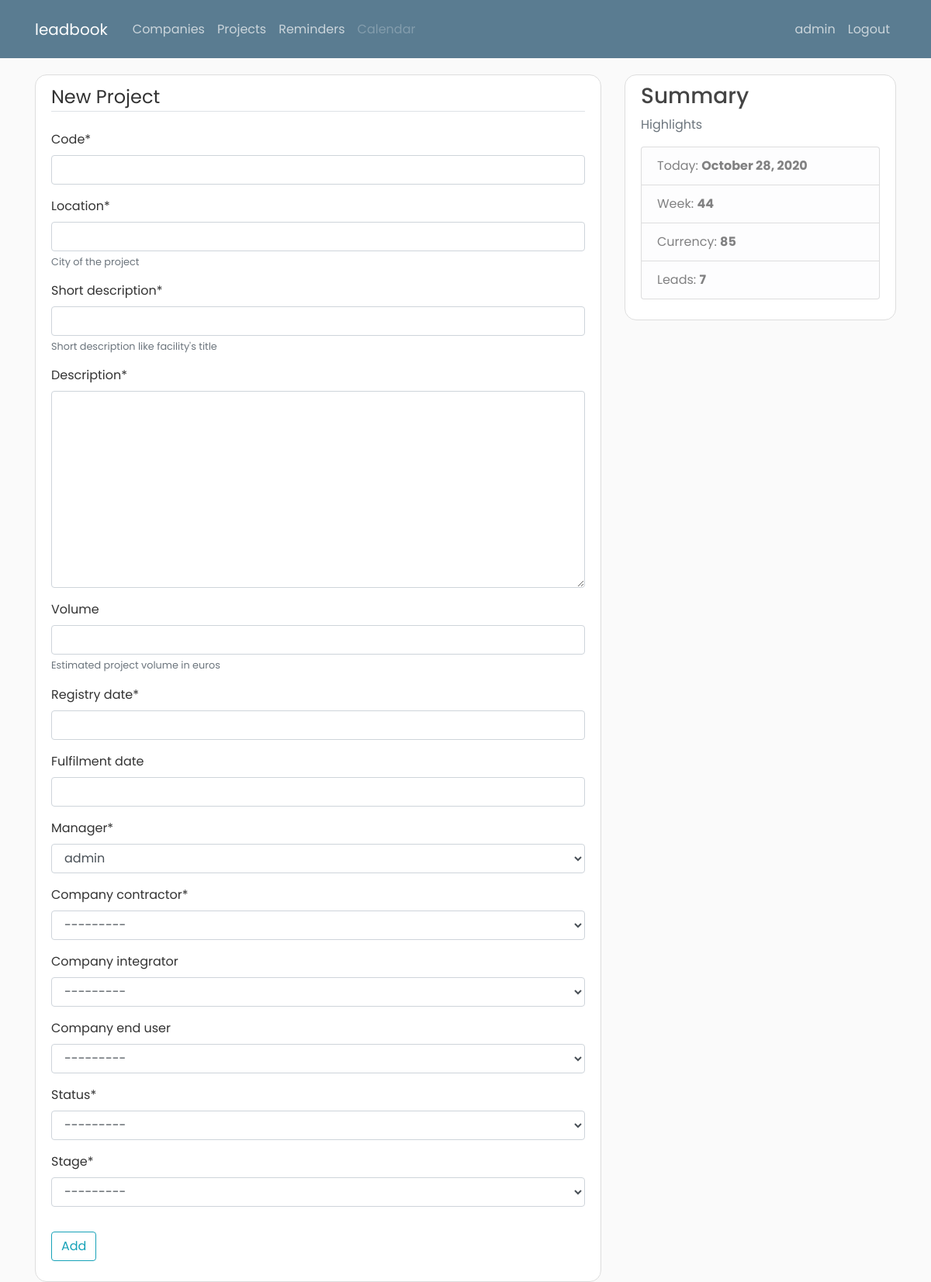
The app's page /business/projects/new/ (signed in), older data.
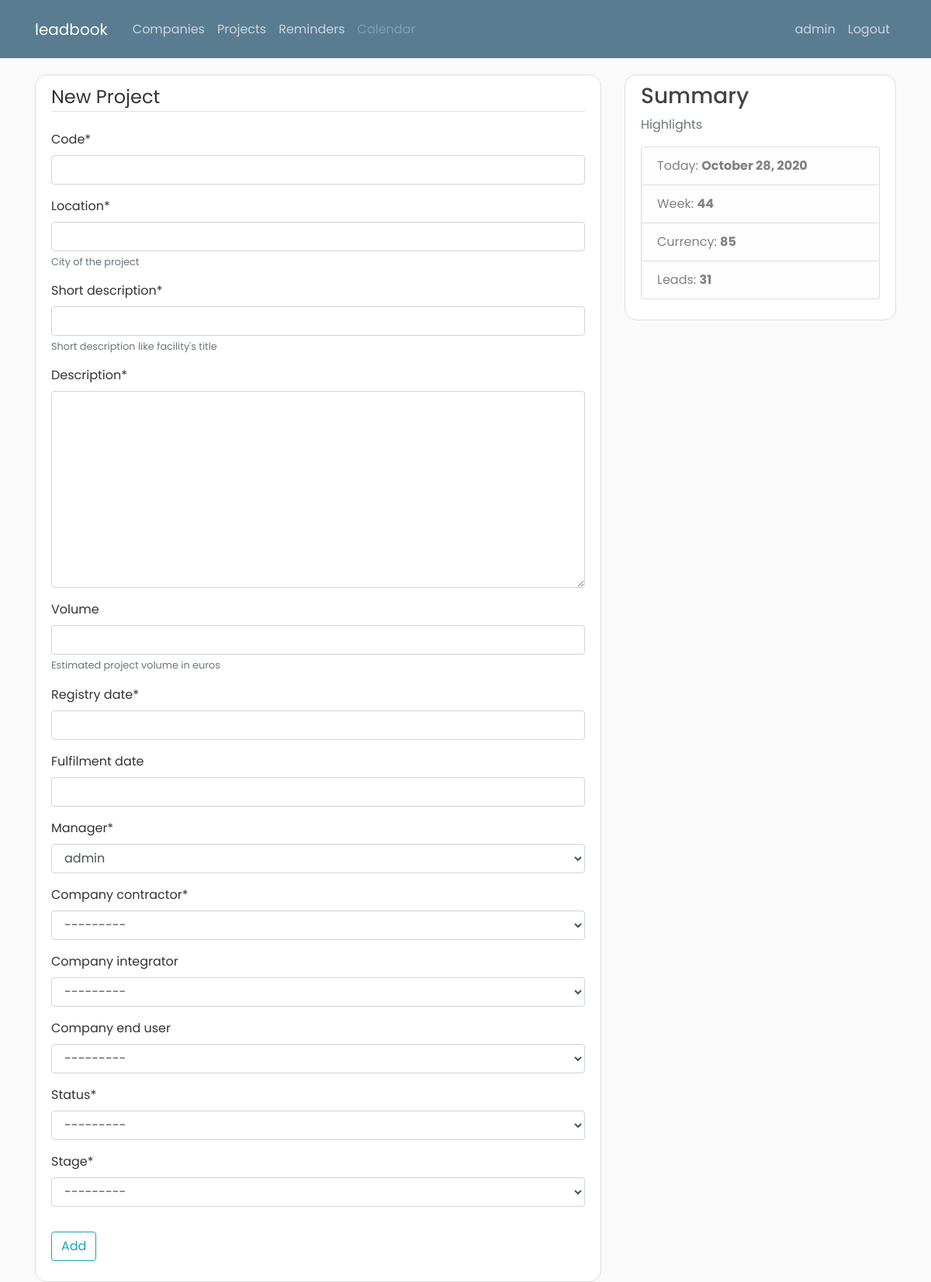
The same page, newer data.
### business/models.py (models this page shows)
class ProjectStatus(models.Model):
    status = models.CharField(max_length=100)
    def __str__(self):
        return self.status

### business/views.py (the view)
# urls.py: path('projects/new/', ProjectCreate.as_view(), name='project-create'),
class ProjectCreate(LoginRequiredMixin, SuccessMessageMixin, generic.CreateView):
    model = Project
    fields = "__all__"
    success_message = "New project has been successfully created"
    def get_initial(self):
        context = {"manager": self.request.user}
        for key, value in self.request.GET.items():
            context[key] = value
        return context

### business/models.py (called while the page is built)
    def __str__(self):
        return self.stage

### dashboard/context_processors.py (called while the page is built)
def summary(request):
    return {
        "global_week": date.today().isocalendar()[1],
        "global_currency": 85,  # get_currency(),
        "global_tasks": get_tasks(),
        "global_tasks_done": get_tasks_done(),
        "global_projects": get_projects(),
        "global_leads": get_leads(),
        "global_new_leads": get_new_leads()
    }

def get_leads():
    return Company.objects.count

def get_new_leads():
    time_threshold = timezone.now() - timedelta(days=15)
    new_leads = Company.objects.filter(date_added__gt=time_threshold).count
    return new_leads

def get_tasks():
    return Reminder.objects.count

def get_tasks_done():
    return Reminder.objects.filter(done=True).count

def get_projects():
    return Project.objects.count

### leads/models.py (called while the page is built)
    def __str__(self):
        return f"{self.title}"

### business/templates/business/project_form.html (shortened to what this page needs)
{% extends 'dashboard/base.html' %}
{% load crispy_forms_tags %}
{% block content %}
<div class="content-section">
    <form method="POST">
        <fieldset class="form-group">
            <legend class="border-bottom mb-4">New Project</legend>
            {{ form|crispy }}
        </fieldset>
        <div class="form-group">
            <button class="btn btn-outline-info" type="submit">Add</button>
        </div>
    </form>
</div>
{% endblock content %}

### dashboard/templates/dashboard/base.html (shortened to what this page needs)
<!DOCTYPE html>
<html lang="en">
<head>
    <link rel="stylesheet" href="https://stackpath.bootstrapcdn.com/bootstrap/4.5.0/css/bootstrap.min.css">
    {% load static %}
    <link rel="stylesheet" type="text/css" href="{% static 'dashboard/main.css' %}">
</head>
<body>
<header class="site-header">
    <nav class="navbar navbar-expand-md navbar-dark bg-steel fixed-top">
        <div class="container">
            <a class="navbar-brand mr-4" href="{% url 'dashboard:home' %}">leadbook</a>
            <div class="collapse navbar-collapse" id="navbarToggle">
                <div class="navbar-nav mr-auto">
                    <a class="nav-item nav-link" href="{% url 'leads:companies' %}">Companies</a>
                    <a class="nav-item nav-link" href="{% url 'business:projects' %}">Projects</a>
                    <a class="nav-item nav-link" href="{% url 'business:reminder-list' %}">Reminders</a>
                    <a class="nav-item nav-link disabled" href="#">Calendar</a>
                </div>
                <div class="navbar-nav">
                    {% if user.is_authenticated %}
                    <a class="nav-item nav-link" href="{% url 'accounts:profile' %}">{{ user.username }}</a>
                    <a class="nav-item nav-link" href="{% url 'accounts:logout' %}">Logout</a>
                    {% else %}
                    <a class="nav-item nav-link" href="{% url 'accounts:login' %}">Login</a>
                    <a class="nav-item nav-link" href="{% url 'accounts:register' %}">Register</a>
                    {% endif %}
                </div>
            </div>
        </div>
    </nav>
</header>
<main role="main" class="container">
    <div class="row">
        <div class="col-md-8">
            {% block content %}{% endblock %}
        </div>
        <div class="col-md-4">
            <div class="content-section">
                <h3>Summary</h3>
                <p class='text-muted'>Highlights
                <ul class="list-group">
                    <li class="list-group-item list-group-item-light">Today: <strong>{% now "F d, Y" %}</strong></li>
                    <li class="list-group-item list-group-item-light">Week: <strong>{{ global_week }}</strong></li>
                    <li class="list-group-item list-group-item-light">Currency: <strong>{{ global_currency }}</strong></li>
                    <li class="list-group-item list-group-item-light">Leads: <strong>{{ global_leads }}</strong></li>
                </ul>
                </p>
            </div>
        </div>
    </div>
</main>
</body>
</body>
</html>

Row changes from the older to the newer data that the page shows:
no longer on this page (row edited): ProjectStatus: status "---------"
Text that changed along with them:
form field status: (not shown) → "---------"
{{ global_leads }}: "7" → "31"
